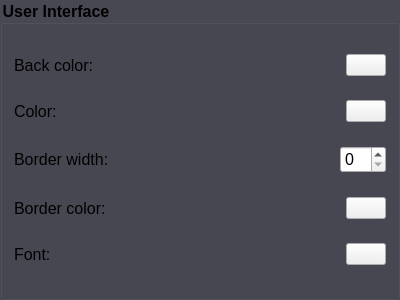
<?xml version="1.0" encoding="UTF-8"?>
<ui version="4.0">
 <class>ItemUISettings</class>
 <widget class="QGroupBox" name="ItemUISettings">
  <property name="geometry">
   <rect>
    <x>0</x>
    <y>0</y>
    <width>400</width>
    <height>300</height>
   </rect>
  </property>
  <property name="font">
   <font>
    <pointsize>12</pointsize>
    <weight>75</weight>
    <bold>true</bold>
   </font>
  </property>
  <property name="windowTitle">
   <string>GroupBox</string>
  </property>
  <property name="styleSheet">
   <string notr="true">QGroupBox 
{
    background-color: #484853
}</string>
  </property>
  <property name="title">
   <string>User Interface</string>
  </property>
  <layout class="QVBoxLayout" name="verticalLayout">
   <item>
    <layout class="QHBoxLayout" name="horizontalLayout_4">
     <item>
      <widget class="QLabel" name="colorLabel_4">
       <property name="font">
        <font>
         <pointsize>12</pointsize>
        </font>
       </property>
       <property name="text">
        <string>Back color:</string>
       </property>
      </widget>
     </item>
     <item>
      <spacer name="horizontalSpacer_4">
       <property name="orientation">
        <enum>Qt::Horizontal</enum>
       </property>
       <property name="sizeHint" stdset="0">
        <size>
         <width>37</width>
         <height>21</height>
        </size>
       </property>
      </spacer>
     </item>
     <item>
      <widget class="QPushButton" name="backColorButton">
       <property name="text">
        <string/>
       </property>
       <property name="icon">
        <iconset resource="../../../resources.qrc">
         <normaloff>:/icons/contextToolbar/resources/icons/contextToolbar/fillColor.png</normaloff>:/icons/contextToolbar/resources/icons/contextToolbar/fillColor.png</iconset>
       </property>
      </widget>
     </item>
    </layout>
   </item>
   <item>
    <layout class="QHBoxLayout" name="horizontalLayout_3">
     <item>
      <widget class="QLabel" name="colorLabel_3">
       <property name="font">
        <font>
         <pointsize>12</pointsize>
        </font>
       </property>
       <property name="text">
        <string>Color:</string>
       </property>
      </widget>
     </item>
     <item>
      <spacer name="horizontalSpacer_3">
       <property name="orientation">
        <enum>Qt::Horizontal</enum>
       </property>
       <property name="sizeHint" stdset="0">
        <size>
         <width>40</width>
         <height>20</height>
        </size>
       </property>
      </spacer>
     </item>
     <item>
      <widget class="QPushButton" name="colorButton">
       <property name="text">
        <string/>
       </property>
       <property name="icon">
        <iconset resource="../../../resources.qrc">
         <normaloff>:/icons/contextToolbar/resources/icons/contextToolbar/fillColor.png</normaloff>:/icons/contextToolbar/resources/icons/contextToolbar/fillColor.png</iconset>
       </property>
      </widget>
     </item>
    </layout>
   </item>
   <item>
    <layout class="QHBoxLayout" name="horizontalLayout_2">
     <item>
      <widget class="QLabel" name="widthLabel_2">
       <property name="font">
        <font>
         <pointsize>12</pointsize>
        </font>
       </property>
       <property name="text">
        <string>Border width:</string>
       </property>
      </widget>
     </item>
     <item>
      <spacer name="horizontalSpacer_2">
       <property name="orientation">
        <enum>Qt::Horizontal</enum>
       </property>
       <property name="sizeHint" stdset="0">
        <size>
         <width>40</width>
         <height>20</height>
        </size>
       </property>
      </spacer>
     </item>
     <item>
      <widget class="QSpinBox" name="widthSpinBox">
       <property name="font">
        <font>
         <pointsize>12</pointsize>
        </font>
       </property>
      </widget>
     </item>
    </layout>
   </item>
   <item>
    <layout class="QHBoxLayout" name="horizontalLayout_1">
     <item>
      <widget class="QLabel" name="colorLabel_1">
       <property name="font">
        <font>
         <pointsize>12</pointsize>
        </font>
       </property>
       <property name="text">
        <string>Border color:</string>
       </property>
      </widget>
     </item>
     <item>
      <spacer name="horizontalSpacer_1">
       <property name="orientation">
        <enum>Qt::Horizontal</enum>
       </property>
       <property name="sizeHint" stdset="0">
        <size>
         <width>40</width>
         <height>20</height>
        </size>
       </property>
      </spacer>
     </item>
     <item>
      <widget class="QPushButton" name="borderColorButton">
       <property name="text">
        <string/>
       </property>
       <property name="icon">
        <iconset resource="../../../resources.qrc">
         <normaloff>:/icons/contextToolbar/resources/icons/contextToolbar/fillColor.png</normaloff>:/icons/contextToolbar/resources/icons/contextToolbar/fillColor.png</iconset>
       </property>
      </widget>
     </item>
    </layout>
   </item>
   <item>
    <layout class="QHBoxLayout" name="horizontalLayout">
     <item>
      <widget class="QLabel" name="fontLabel">
       <property name="font">
        <font>
         <pointsize>12</pointsize>
        </font>
       </property>
       <property name="text">
        <string>Font:</string>
       </property>
      </widget>
     </item>
     <item>
      <spacer name="horizontalSpacer">
       <property name="orientation">
        <enum>Qt::Horizontal</enum>
       </property>
       <property name="sizeHint" stdset="0">
        <size>
         <width>40</width>
         <height>20</height>
        </size>
       </property>
      </spacer>
     </item>
     <item>
      <widget class="QPushButton" name="fontButton">
       <property name="text">
        <string/>
       </property>
       <property name="icon">
        <iconset resource="../../../resources.qrc">
         <normaloff>:/icons/contextToolbar/resources/icons/contextToolbar/fillColor.png</normaloff>:/icons/contextToolbar/resources/icons/contextToolbar/fillColor.png</iconset>
       </property>
      </widget>
     </item>
    </layout>
   </item>
  </layout>
 </widget>
 <resources>
  <include location="../../../resources.qrc"/>
 </resources>
 <connections/>
</ui>
